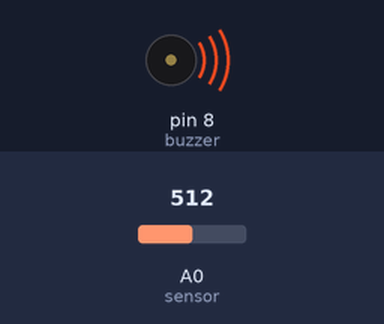
A sketch run on a simulated Arduino Uno, built with avr-gcc and run on an emulated ATmega328P. Parts: buzzer (waves = sounding). The test bench sets the inputs (shaded band); at power-on: A0 (sensor) = 512.

Above: at 1.25 s.
1.3 s: A0 (sensor) set to 131
4.3 s: A0 (sensor) set to 112
At 4.9 s:
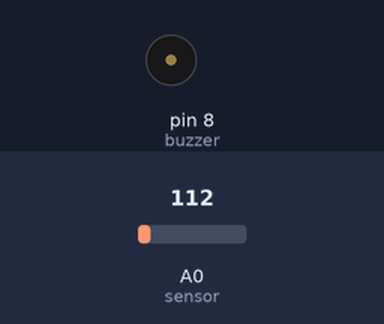
5.8 s: A0 (sensor) set to 122
At 5.95 s:
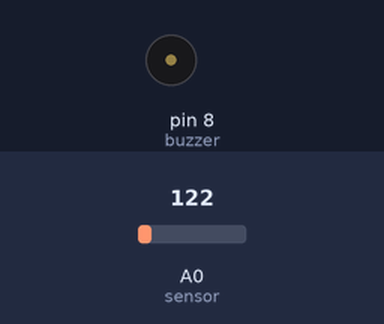
8.8 s: A0 (sensor) set to 0
Timing chart, 0 to 11.3 s (numbered marks = the images above; inputs shaded):
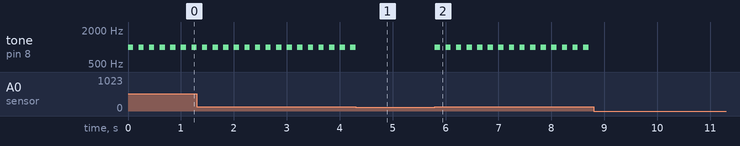

Measured:
- the behaviour switches between 120 and 119 on A0 (sensor) (found by bisection; images 0 and 1)
- after the input at 4.3 s, tone on pin 8 (buzzer): goes on until 4.3 s, then stays silent
- after the input at 5.8 s, tone on pin 8 (buzzer): alternates 1000 Hz for 0.10 s and silent for 0.10 s, starting at once
- after the input at 8.8 s, tone on pin 8 (buzzer): stops changing and stays silent
- by itself, tone on pin 8 (buzzer): alternates 1000 Hz for 0.10 s and silent for 0.10 s

The sketch:

gaz_sensor.ino
```cpp
#define sensor A0
#define buzzer 8
int gaz;

void setup() {

 pinMode(sensor, INPUT);
 pinMode(buzzer, OUTPUT);

}
void loop() {

gaz = analogRead(sensor);
 if(gaz >= 120){
 tone(buzzer, 1000);
 delay(100);
 noTone(buzzer);
 delay(100);
}
else{
  noTone(buzzer);
 }
}
```
